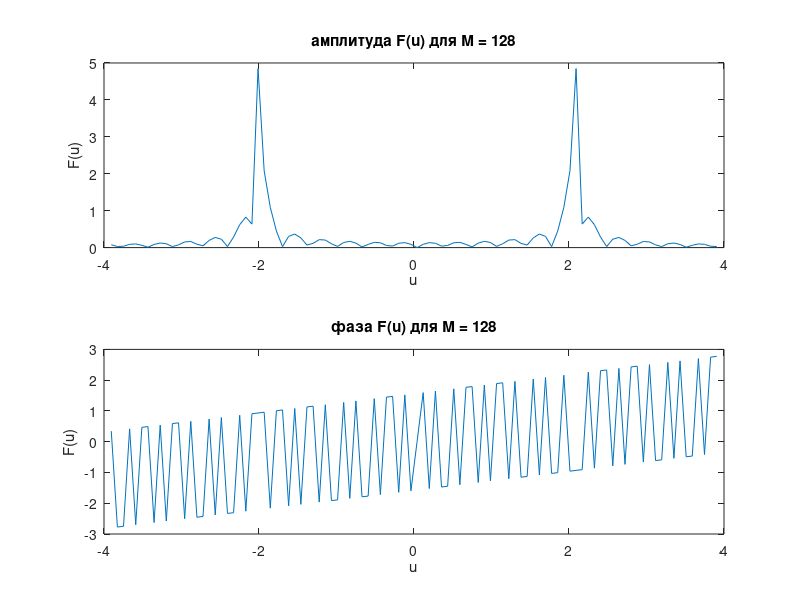
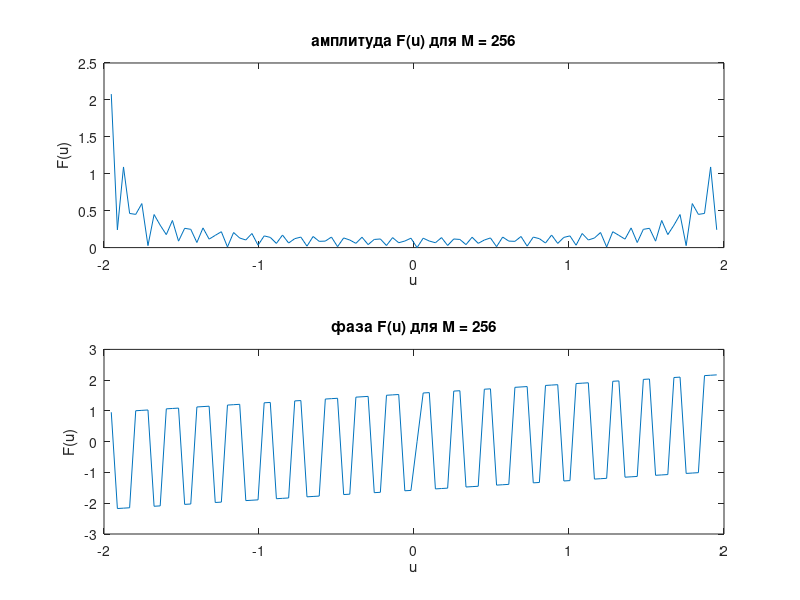
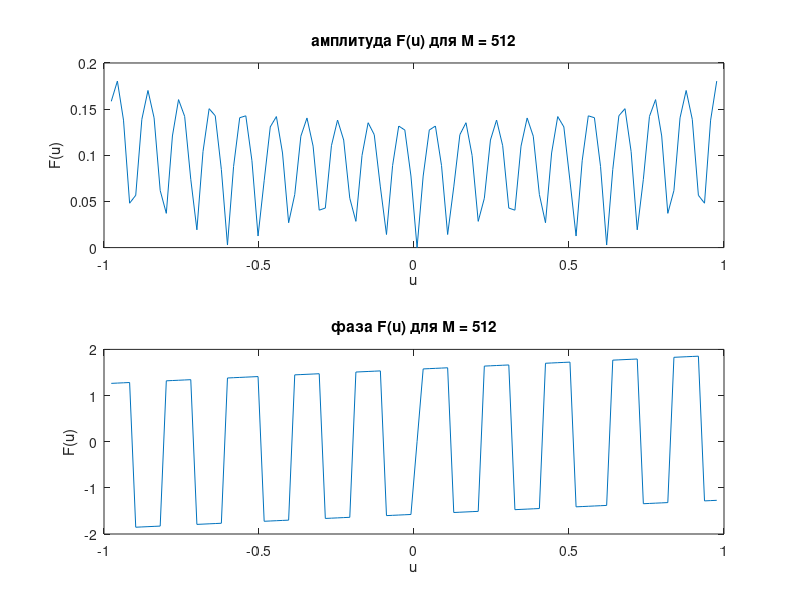
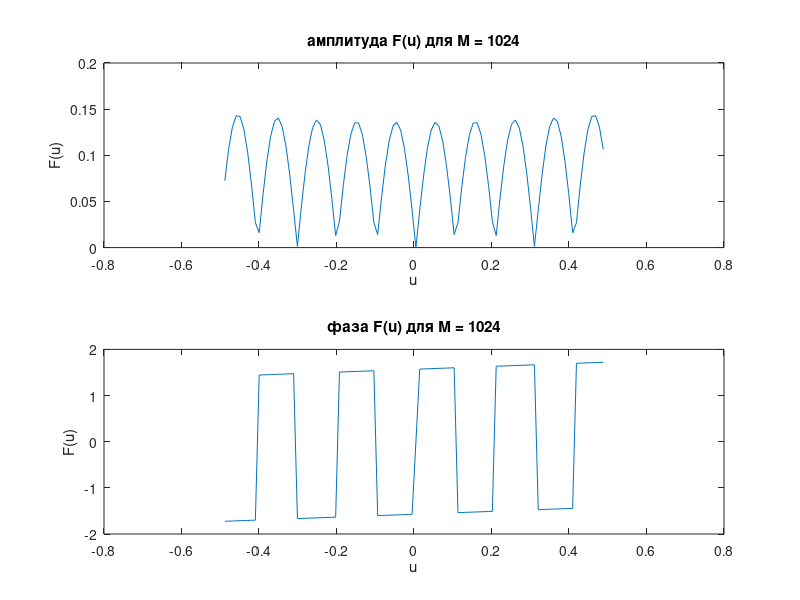

Recreate these plots in MATLAB, in order.
% Параметры
N = 100; % Фиксированное значение N
M_values = [128, 256, 512, 1024]; % Различные значения M
a = 5;
hx = 2 * a / N; % Шаг по x
input_field = @(x) sin(4*pi*x);

% Шаг 1: Дискретизация входной функции f(x)
x = linspace(-a, a, N);
f = input_field(x);

for M = M_values
    % Шаг 2: Дополнение вектора f нулями до размерности M
    f_padded = [zeros(1, (M-N)/2), f, zeros(1, (M-N)/2)];

    % Шаг 3: Разбить вектор f на две половины и поменять их местами
    f_swapped = [f_padded((M/2+1):end), f_padded(1:(M/2))];

    % Шаг 4: Выполнить БПФ от f и умножить результат на шаг hx
    F = fft(f_swapped) * hx;

    % Шаг 5: Разбить вектор F на две половины и поменять их местами
    F = [F((M/2+1):end), F(1:(M/2))];

    % Шаг 6: «Вырезать» центральную часть вектора F, оставив центральные N элементов
    F = F((M/2-N/2+1):(M/2+N/2));

    % Шаг 7: Пересчитать область задания функции Fa(u) по формуле (7)
    b = N^2 / (4 * a * M);
    u = linspace(-b, b, N);

    % Вывод результатов
    figure;
    subplot(2,1,1);
    plot(u, abs(F));
    title(['амплитуда F(u) для M = ', num2str(M)]);
    xlabel('u');
    ylabel('F(u)');

    subplot(2,1,2);
    plot(u, angle(F));
    title(['фаза F(u) для M = ', num2str(M)]);
    xlabel('u');
    ylabel('F(u)');
end
